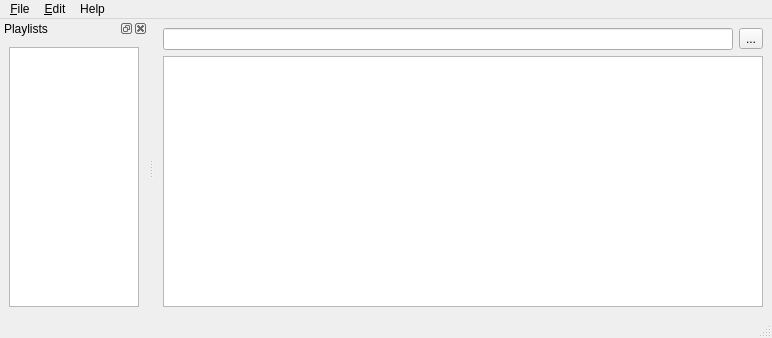
<?xml version="1.0" encoding="UTF-8"?>
<ui version="4.0">
 <class>MainWindow</class>
 <widget class="QMainWindow" name="MainWindow">
  <property name="geometry">
   <rect>
    <x>0</x>
    <y>0</y>
    <width>772</width>
    <height>338</height>
   </rect>
  </property>
  <property name="windowTitle">
   <string>ModelView - Multiple Playlists</string>
  </property>
  <property name="windowIcon">
   <iconset resource="../icons/icons.qrc">
    <normaloff>:/icons/collection.png</normaloff>:/icons/collection.png</iconset>
  </property>
  <widget class="QWidget" name="centralwidget">
   <layout class="QVBoxLayout" name="verticalLayout">
    <item>
     <layout class="QHBoxLayout" name="horizontalLayout_2">
      <item>
       <widget class="QLineEdit" name="lineEdit">
        <property name="toolTip">
         <string>filter text</string>
        </property>
       </widget>
      </item>
      <item>
       <widget class="QToolButton" name="clearFilterButton">
        <property name="toolTip">
         <string>clear filter</string>
        </property>
        <property name="text">
         <string>...</string>
        </property>
        <property name="icon">
         <iconset resource="../icons/icons.qrc">
          <normaloff>:/icons/edit-clear.png</normaloff>:/icons/edit-clear.png</iconset>
        </property>
       </widget>
      </item>
     </layout>
    </item>
    <item>
     <widget class="PlayListView" name="playListView">
      <property name="minimumSize">
       <size>
        <width>600</width>
        <height>0</height>
       </size>
      </property>
      <property name="dragEnabled">
       <bool>true</bool>
      </property>
      <property name="dragDropMode">
       <enum>QAbstractItemView::DragOnly</enum>
      </property>
      <property name="alternatingRowColors">
       <bool>true</bool>
      </property>
      <property name="selectionBehavior">
       <enum>QAbstractItemView::SelectRows</enum>
      </property>
      <property name="showGrid">
       <bool>false</bool>
      </property>
      <property name="sortingEnabled">
       <bool>true</bool>
      </property>
      <attribute name="horizontalHeaderCascadingSectionResizes">
       <bool>true</bool>
      </attribute>
      <attribute name="horizontalHeaderStretchLastSection">
       <bool>true</bool>
      </attribute>
      <attribute name="verticalHeaderVisible">
       <bool>false</bool>
      </attribute>
     </widget>
    </item>
   </layout>
  </widget>
  <widget class="QMenuBar" name="menubar">
   <property name="geometry">
    <rect>
     <x>0</x>
     <y>0</y>
     <width>772</width>
     <height>25</height>
    </rect>
   </property>
   <widget class="QMenu" name="menuFile">
    <property name="title">
     <string>&amp;File</string>
    </property>
    <addaction name="actionNew"/>
    <addaction name="actionOpen"/>
    <addaction name="actionSaveAs"/>
    <addaction name="actionClose"/>
    <addaction name="actionQuit"/>
    <addaction name="actionRefresh"/>
   </widget>
   <widget class="QMenu" name="menuEdit">
    <property name="title">
     <string>&amp;Edit</string>
    </property>
    <addaction name="actionCut"/>
    <addaction name="actionCopy"/>
    <addaction name="actionPaste"/>
    <addaction name="actionRemove"/>
   </widget>
   <widget class="QMenu" name="menuHelp">
    <property name="title">
     <string>Help</string>
    </property>
    <addaction name="actionAbout"/>
    <addaction name="actionAboutQt"/>
   </widget>
   <addaction name="menuFile"/>
   <addaction name="menuEdit"/>
   <addaction name="menuHelp"/>
  </widget>
  <widget class="QStatusBar" name="statusbar"/>
  <widget class="QDockWidget" name="sourcesDock">
   <property name="windowTitle">
    <string>Playlists</string>
   </property>
   <attribute name="dockWidgetArea">
    <number>1</number>
   </attribute>
   <widget class="QWidget" name="dockWidgetContents">
    <layout class="QVBoxLayout" name="verticalLayout_2">
     <item>
      <widget class="PlaylistsView" name="sourceListView">
       <property name="minimumSize">
        <size>
         <width>130</width>
         <height>0</height>
        </size>
       </property>
       <property name="contextMenuPolicy">
        <enum>Qt::ActionsContextMenu</enum>
       </property>
       <property name="acceptDrops">
        <bool>true</bool>
       </property>
       <property name="toolTip">
        <string>Click to select, Right-Click to add/remove</string>
       </property>
       <property name="dragDropMode">
        <enum>QAbstractItemView::DropOnly</enum>
       </property>
      </widget>
     </item>
    </layout>
   </widget>
  </widget>
  <action name="actionQuit">
   <property name="icon">
    <iconset resource="../icons/icons.qrc">
     <normaloff>:/icons/window-close.png</normaloff>:/icons/window-close.png</iconset>
   </property>
   <property name="text">
    <string>&amp;Quit</string>
   </property>
   <property name="shortcut">
    <string>Ctrl+Q</string>
   </property>
  </action>
  <action name="actionCut">
   <property name="icon">
    <iconset resource="../icons/icons.qrc">
     <normaloff>:/icons/edit-cut.png</normaloff>:/icons/edit-cut.png</iconset>
   </property>
   <property name="text">
    <string>Cut</string>
   </property>
   <property name="shortcut">
    <string>Ctrl+X</string>
   </property>
  </action>
  <action name="actionCopy">
   <property name="icon">
    <iconset resource="../icons/icons.qrc">
     <normaloff>:/icons/edit-copy.png</normaloff>:/icons/edit-copy.png</iconset>
   </property>
   <property name="text">
    <string>Copy</string>
   </property>
   <property name="shortcut">
    <string>Ctrl+C</string>
   </property>
  </action>
  <action name="actionPaste">
   <property name="icon">
    <iconset resource="../icons/icons.qrc">
     <normaloff>:/icons/edit-paste.png</normaloff>:/icons/edit-paste.png</iconset>
   </property>
   <property name="text">
    <string>Paste</string>
   </property>
   <property name="shortcut">
    <string>Ctrl+V</string>
   </property>
  </action>
  <action name="actionAbout">
   <property name="icon">
    <iconset>
     <normaloff>:/icons/help-about.png</normaloff>:/icons/help-about.png</iconset>
   </property>
   <property name="text">
    <string>About</string>
   </property>
  </action>
  <action name="actionAboutQt">
   <property name="icon">
    <iconset>
     <normaloff>:/icons/help-about.png</normaloff>:/icons/help-about.png</iconset>
   </property>
   <property name="text">
    <string>About Qt</string>
   </property>
  </action>
  <action name="actionNew">
   <property name="icon">
    <iconset resource="../icons/icons.qrc">
     <normaloff>:/icons/view-media-playlist.png</normaloff>:/icons/view-media-playlist.png</iconset>
   </property>
   <property name="text">
    <string>New</string>
   </property>
  </action>
  <action name="actionClose">
   <property name="icon">
    <iconset resource="../icons/icons.qrc">
     <normaloff>:/icons/document-close.png</normaloff>:/icons/document-close.png</iconset>
   </property>
   <property name="text">
    <string>Close</string>
   </property>
  </action>
  <action name="actionOpen">
   <property name="icon">
    <iconset resource="../icons/icons.qrc">
     <normaloff>:/icons/document-open.png</normaloff>:/icons/document-open.png</iconset>
   </property>
   <property name="text">
    <string>Open</string>
   </property>
  </action>
  <action name="actionSaveAs">
   <property name="icon">
    <iconset resource="../icons/icons.qrc">
     <normaloff>:/icons/document-save-as.png</normaloff>:/icons/document-save-as.png</iconset>
   </property>
   <property name="text">
    <string>Save As</string>
   </property>
  </action>
  <action name="actionRemove">
   <property name="icon">
    <iconset resource="../icons/icons.qrc">
     <normaloff>:/icons/list-remove.png</normaloff>:/icons/list-remove.png</iconset>
   </property>
   <property name="text">
    <string>Remove</string>
   </property>
   <property name="shortcut">
    <string>Del</string>
   </property>
  </action>
  <action name="actionRefresh">
   <property name="icon">
    <iconset resource="../icons/icons.qrc">
     <normaloff>:/icons/refresh.png</normaloff>:/icons/refresh.png</iconset>
   </property>
   <property name="text">
    <string>&amp;Refresh</string>
   </property>
   <property name="shortcut">
    <string>F5</string>
   </property>
  </action>
 </widget>
 <customwidgets>
  <customwidget>
   <class>PlayListView</class>
   <extends>QTableView</extends>
   <header>playlistview.h</header>
  </customwidget>
  <customwidget>
   <class>PlaylistsView</class>
   <extends>QListView</extends>
   <header>playlistsview.h</header>
  </customwidget>
 </customwidgets>
 <resources>
  <include location="../icons/icons.qrc"/>
 </resources>
 <connections>
  <connection>
   <sender>clearFilterButton</sender>
   <signal>clicked()</signal>
   <receiver>lineEdit</receiver>
   <slot>clear()</slot>
   <hints>
    <hint type="sourcelabel">
     <x>556</x>
     <y>50</y>
    </hint>
    <hint type="destinationlabel">
     <x>486</x>
     <y>50</y>
    </hint>
   </hints>
  </connection>
 </connections>
</ui>
